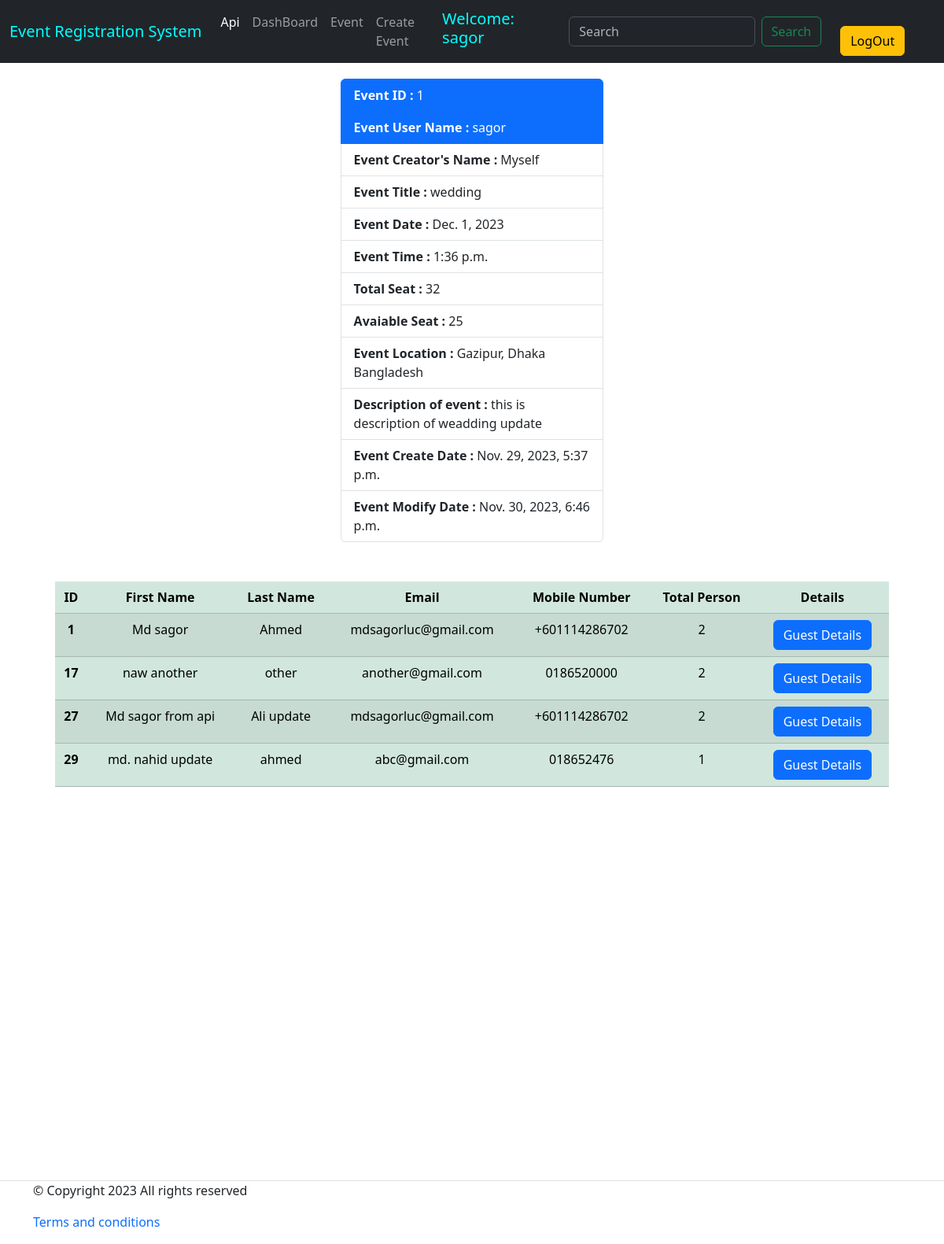
Screenshot of /event/event_details/1/ (signed in) with the database file from the repository.
### event/models.py (models this page shows, shortened)
class CreateEvent(models.Model):
    eventUser        = models.ForeignKey(User, on_delete=models.CASCADE, blank=True, related_name='user')
    eventOwnerName   = models.CharField(max_length= 25, blank=False, unique=True)
    eventTitle       = models.CharField(max_length= 200, blank=False)
    eventDate        = models.DateField(blank= False)
    eventTime        = models.TimeField(blank= False)
    totalSeat        = models.IntegerField(blank= False)
    eventLocation    = models.CharField(max_length= 250, blank= False)
    eventDescription = models.TextField(blank= False)
    eventCreatedDate = models.DateTimeField(auto_now_add= True)
    eventModifyDate  = models.DateTimeField(auto_now= True)
    class Meta:
        verbose_name = 'Create Event'
        verbose_name_plural = 'Create Events'
        ordering = ['id']

class EventRegistration(models.Model):
    userE       = models.ForeignKey(User, on_delete=models.CASCADE, default=False, related_name='registration')
    event       = models.ForeignKey(CreateEvent, on_delete=models.CASCADE, blank=True, related_name='event')
    firstName   = models.CharField(max_length=25, blank=False)
    lastName    = models.CharField(max_length= 25, blank=False)
    email       = models.EmailField(max_length= 50, blank=False)
    phoneNumber = models.CharField(max_length=14, blank=False)
    totalPerson = models.IntegerField(blank=False)
    createDate  = models.DateTimeField(auto_now_add= True)
    modifyDate  = models.DateTimeField(auto_now= True)
    class Meta:
        verbose_name = 'Event Registration'
        verbose_name_plural = 'Event Registrations'
        ordering = ['id']

### event/views.py (the view)
# urls.py: path('event_details/<int:id>/', event_details, name="event_details"),
@login_required
def event_details(request, id=None):
    event = get_object_or_404(CreateEvent, id=id)
    guests = EventRegistration.objects.filter(event= event)
    total_person = sum(guest.totalPerson for guest in guests)
    total_seat = event.totalSeat
    if total_person <= total_seat:
        available_seat = total_seat - total_person
    context =  {
        'event': event,
        'guests': guests,
        'available_seat' : available_seat,
        }
    return render(request, 'event_details.html', context)

### event/templates/event_details.html (shortened to what this page needs)
{% extends 'base.html' %}
{% block body %}
<div class='container'>
    <ul class="list-group" style="width:30%; margin:auto; margin-top: 20px; margin-bottom: 10px;">
        <li class="list-group-item active" aria-current="true"><b>Event ID :</b> {{event.id}}</li>
        <li class="list-group-item active" aria-current="true"><b>Event User Name :</b> {{event.eventUser}}</li>
        <li class="list-group-item"><b>Event Creator's Name :</b> {{event.eventOwnerName}}</li>
        <li class="list-group-item"><b>Event Title :</b> {{event.eventTitle}}</li>
        <li class="list-group-item"><b>Event Date :</b> {{event.eventDate}}</li>
        <li class="list-group-item"><b>Event Time :</b> {{event.eventTime}}</li>
        <li class="list-group-item"><b>Total Seat :</b> {{event.totalSeat}}</li>
        <li class="list-group-item"><b>Avaiable Seat :</b> {{available_seat}}</li>
        <li class="list-group-item"><b>Event Location :</b> {{event.eventLocation}}</li>
        <li class="list-group-item"><b>Description of event :</b> {{event.eventDescription}}</li>
        <li class="list-group-item"><b>Event Create Date :</b> {{event.eventCreatedDate}}</li>
        <li class="list-group-item"><b>Event Modify Date :</b> {{event.eventModifyDate}}</li>
      </ul>
    <table class="table table-success table-striped" style="width:95%; margin: auto; text-align: center; margin-top: 50px;">
        <thead>
          <tr>
            <th scope="col">ID</th>
            <th scope="col">First Name</th>
            <th scope="col">Last Name</th>
            <th scope="col">Email</th>
            <th scope="col">Mobile Number</th>
            <th scope="col">Total Person</th>
            <th scope="col">Details</th>
          </tr>
        </thead>
        <tbody>
        {% for gst in guests %}
          <tr>
            <th scope="row">{{gst.id}}</th>
            <td> {{gst.firstName}} </td>
            <td> {{gst.lastName}} </td>
            <td> {{gst.email}} </td>
            <td> {{gst.phoneNumber}} </td>
            <td> {{gst.totalPerson}} </td>
            <td> <a href="{% url "guest_details" gst.id %}" class="btn btn-primary">Guest Details</a> </td>
          </tr>
        {% endfor %}
        </tbody>
      </table>
</div>
{% endblock body %}

### templates/base.html (shortened to what this page needs)
<!DOCTYPE html>
<html lang="en">
<head>
  <link href="https://cdn.jsdelivr.net/npm/bootstrap@5.3.1/dist/css/bootstrap.min.css" rel="stylesheet">
</head>
<body>
  {% if request.user.is_authenticated %}
    <nav class="navbar navbar-expand-lg bg-dark" data-bs-theme="dark">
      <div class="container-fluid">
        <a class="navbar-brand " href="#" style="color: aqua">
          Event Registration System
        </a>
        <div class="collapse navbar-collapse" id="navbarSupportedContent">
          <ul class="navbar-nav me-auto mb-2 mb-lg-0">
            <li class="nav-item">
              <a class="nav-link active" aria-current="page" href="{% url "event_read_create" %}">Api</a>
            </li>
            <li class="nav-item">
              <a class="nav-link" href="{% url "dashboard" %}">DashBoard</a>
            </li>
            <li class="nav-item">
              <a class="nav-link" href="{% url "home" %}">Event</a>
            </li>
            <li class="nav-item">
              <a class="nav-link" href="{% url "create_event" %}">Create Event</a>
            </li>
          </ul>
          <h5 style="color:aqua;margin-right: 20px;">Welcome: {{user.username}}</h5>
          <form class="d-flex" role="search" action="{% url "search" %}" method="GET">
            <input class="form-control me-2" name="keyword" type="search" placeholder="Search" aria-label="Search">
            <button class="btn btn-outline-success" type="submit">Search</button>
          </form>
        <li class="nav-item">
            <a href="{% url "logout" %}" class="btn btn-warning mx-4">LogOut</a>
          </li>
        </div>
      </div>
    </nav>
  {% endif %}
{% block body %}
{% endblock body %}
  {% if request.user.is_authenticated %}
    <footer class="section-footer border-top padding-y" style="margin-top: 500px;">
      <div class="container">
        <p class="float-md-right">&copy Copyright 2023 All rights reserved</p>
        <p>
          <a href="#" style="text-decoration: None">Terms and conditions</a>
        </p>
      </div>
    </footer>
  {% endif %}
</body>
</html>

### rows the page displays
CreateEvent: id "1", eventUser "sagor", eventOwnerName "Myself", eventTitle "wedding", eventDate "Dec. 1, 2023", eventTime "1:36 p.m.", totalSeat "32", eventLocation "Gazipur, Dhaka Bangladesh", eventDescription "this is description of weadding update", eventCreatedDate "Nov. 29, 2023, 5:37 p.m.", eventModifyDate "Nov. 30, 2023, 6:46 p.m."
EventRegistration: id "1", firstName "Md sagor", lastName "Ahmed", email "mdsagorluc@gmail.com", phoneNumber "+601114286702", totalPerson "2"
EventRegistration: id "17", firstName "naw another", lastName "other", email "another@gmail.com", phoneNumber "0186520000", totalPerson "2"
EventRegistration: id "27", firstName "Md sagor from api", lastName "Ali update", email "mdsagorluc@gmail.com", phoneNumber "+601114286702", totalPerson "2"
EventRegistration: id "29", firstName "md. nahid update", lastName "ahmed", email "abc@gmail.com", phoneNumber "018652476", totalPerson "1"

### other values shown
{{ user.username }} "sagor"
{{ available_seat }} "25"
